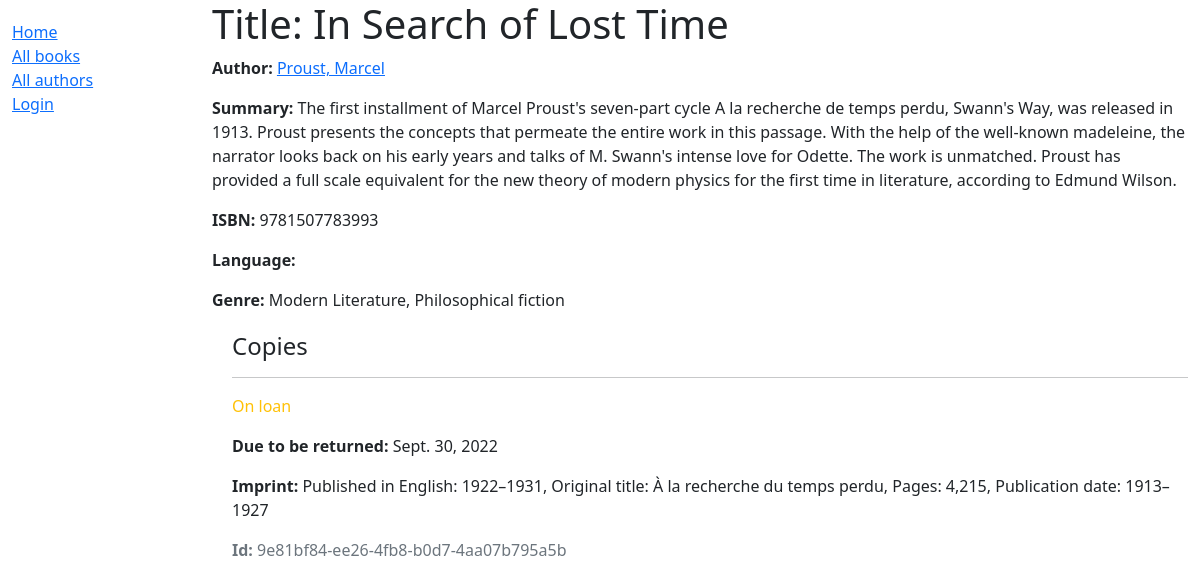
/catalog/book/2, run on the app's committed database.
### catalog/models.py (models this page shows, shortened)
class Book(models.Model):
    title = models.CharField(max_length=200)
    author = models.ForeignKey('Author', on_delete=models.SET_NULL, null=True)
    summary = models.TextField(max_length=1000, help_text='Enter a brief description of the book')
    isbn = models.CharField('ISBN', max_length=13, unique=True,
                            help_text='13 Character <a href="https://www.isbn-international.org/content/what-isbn'
                                      '">ISBN number</a>')
    genre = models.ManyToManyField(Genre, help_text='Select a genre for this book')
    def display_genre(self):
        """Create a string for the Genre. This is required to display genre in Admin."""
        return ', '.join(genre.name for genre in self.genre.all()[:3])
    display_genre.short_description = 'Genre'

class Author(models.Model):
    first_name = models.CharField(max_length=100)
    last_name = models.CharField(max_length=100)
    date_of_birth = models.DateField(null=True, blank=True)
    date_of_death = models.DateField('Died', null=True, blank=True)
    class Meta:
        ordering = ['last_name', 'first_name']
    def __str__(self):
        return f'{self.last_name}, {self.first_name}'

class Genre(models.Model):
    name = models.CharField(max_length=200, help_text='Enter a book genre (e.g. Science Fiction)')
    def __str__(self):
        return self.name

class BookInstance(models.Model):
    id = models.UUIDField(primary_key=True, default=uuid.uuid4,
                          help_text='Unique ID for this particular book across whole library')
    book = models.ForeignKey('Book', on_delete=models.RESTRICT, null=True)
    imprint = models.CharField(max_length=200)
    due_back = models.DateField(null=True, blank=True)
    borrower = models.ForeignKey(User, on_delete=models.SET_NULL, null=True, blank=True)
    LOAN_STATUS = (
        ('m', 'Maintenance'),
        ('o', 'On loan'),
        ('a', 'Available'),
        ('r', 'Reserved'),
    )
    status = models.CharField(
        max_length=1,
        choices=LOAN_STATUS,
        blank=True,
        default='m',
        help_text='Book availability',
    )
    class Meta:
        ordering = ['due_back']
        permissions = (("can_mark_returned", "Set book as returned"),)

### catalog/views.py (the view)
# urls.py: path('book/<int:pk>', views.BookDetailView.as_view(), name='book-detail'),
class BookDetailView(generic.DetailView):
    model = Book

### catalog/templates/catalog/book_detail.html
{% extends "base_generic.html" %}
{% block content %}
  <h1>Title: {{ book.title }}</h1>
  <p><strong>Author:</strong> <a href="">{{ book.author }}</a></p>
  <p><strong>Summary:</strong> {{ book.summary }}</p>
  <p><strong>ISBN:</strong> {{ book.isbn }}</p>
  <p><strong>Language:</strong> {{ book.language }}</p>
  <p><strong>Genre:</strong> {{ book.genre.all|join:", " }}</p>
  <div style="margin-left:20px;margin-top:20px">
    <h4>Copies</h4>
    {% for copy in book.bookinstance_set.all %}
      <hr>
      <p class="{% if copy.status == 'a' %}text-success{% elif copy.status == 'm' %}text-danger{% else %}text-warning{% endif %}">
        {{ copy.get_status_display }}
      </p>
      {% if copy.status != 'a' %}
        <p><strong>Due to be returned:</strong> {{ copy.due_back }}</p>
      {% endif %}
      <p><strong>Imprint:</strong> {{ copy.imprint }}</p>
      <p class="text-muted"><strong>Id:</strong> {{ copy.id }}</p>
    {% endfor %}
  </div>
{% endblock %}

### data on the page
Book: author "Proust, Marcel", summary "The first installment of Marcel Proust's seven-part cycle A la recherche de temps perdu, Swann's Way, was released in 1913. Proust presents the concepts that permeate the entire work in this passage. With the help of the well-known madeleine, the narrator looks back on his early years and talks of M. Swann's intense love for Odette. The work is unmatched. Proust has provided a full scale equivalent for the new theory of modern physics for the first time in literature, according to Edmund Wilson.", isbn "9781507783993", genre.all "Modern Literature, Philosophical fiction"
BookInstance: status "On loan", due_back "Sept. 30, 2022", imprint "Published in English: 1922–1931, Original title: À la recherche du temps perdu, Pages: 4,215, Publication date: 1913–1927", id "9e81bf84-ee26-4fb8-b0d7-4aa07b795a5b"
